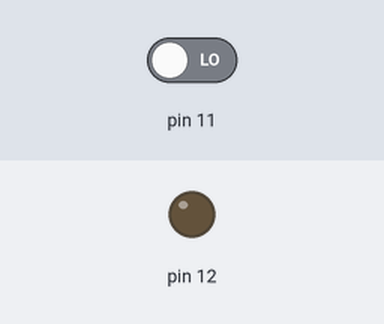
Simulated run of this sketch. Board: Arduino Uno, built with avr-gcc and run on an emulated ATmega328P. Shown: output pins drawn as LEDs (lit = HIGH). The test bench sets the inputs (shaded band); at power-on: pin 11 LOW.

Above: at 1.2 s.
1.3 s: pin 11 driven HIGH
At 2.2 s:
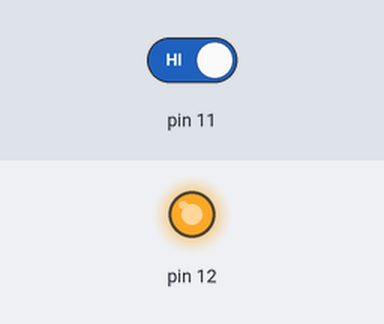
Timing chart, 0 to 4.3 s (numbered marks = the images above; inputs shaded):
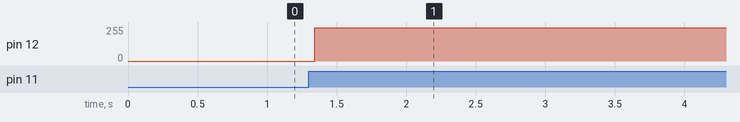

The sketch:

MIM_c2_p21_teensy2.ino
```cpp
int simulation = 0;
int count = 0;

void setup()
{
  pinMode(12,OUTPUT);
  pinMode(11,INPUT);
}


void loop()
{
  if (simulation == 0)
  {
    if (digitalRead(11) == 1)
    {
      simulation = 1;
    }
  }
  else
  {
    digitalWrite(12,HIGH);
    delayMicroseconds(33333.3);
    digitalWrite(12,LOW);
    delayMicroseconds(10);
  }
}
```

Measured:
- after the input at 1.3 s, pin 12: 0/255 → 248/255 at once
